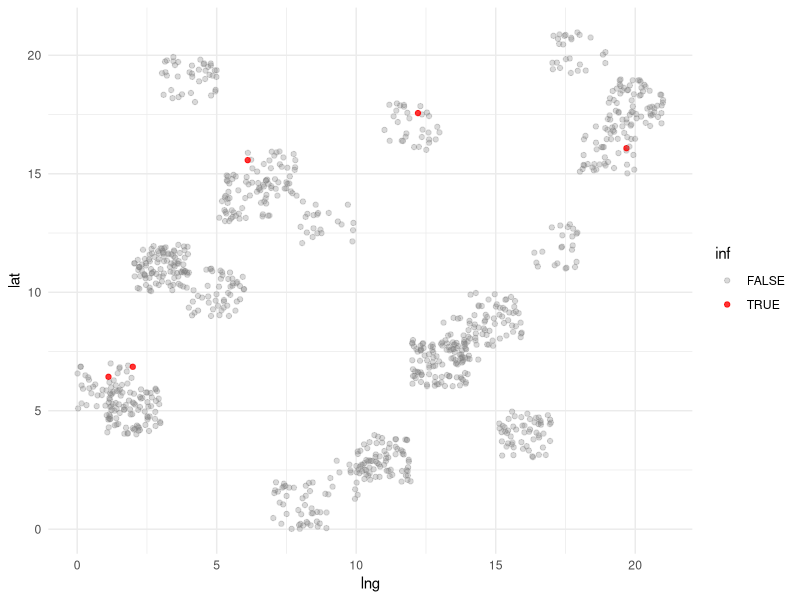
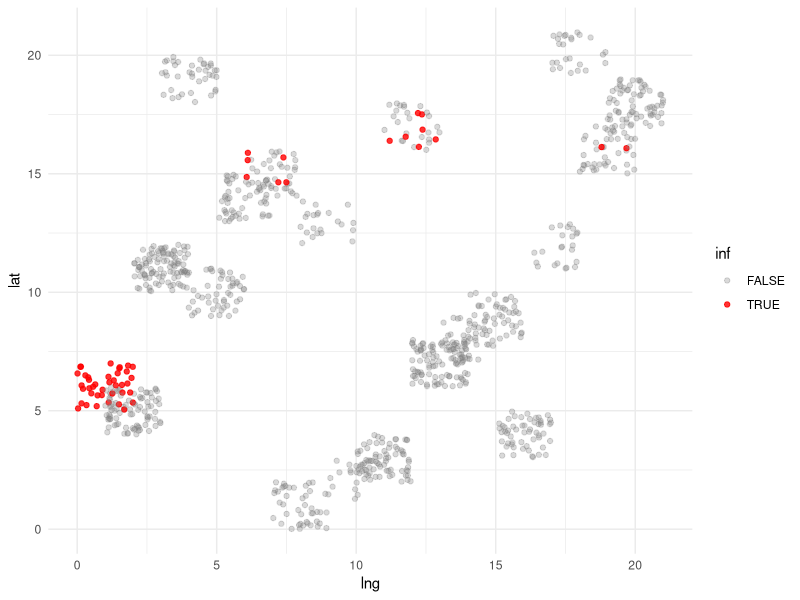

Write the R code that produced these figures, in order.
## ---- chunk 1

knitr::opts_chunk$set(echo = TRUE)
library(tidyverse)

## ---- chunk 2

createInfPFun<- function(modelCoefFact = 0.5,
                         modelCoef=list(fam = log(2),
                                        buil = log(1.5), 
                                        neib = log(1.25),
                                        p0 = log(10))){
      
      InfProb <- function(fam, buil, nei, p0){
            mapply(
                  FUN = function(famX,builX,neiX, p0X){
                        
                        l<- modelCoefFact*(famX * modelCoef$fam + 
                                   builX * modelCoef$buil + 
                                   neiX * modelCoef$neib + 
                                   p0X * modelCoef$p0 )
                        
                        
                        p<- 1/(1+exp(-l))
                        
                  },
                  fam,buil,nei,p0
            )
            
      }
      
      return(InfProb)
      
}

## ---- chunk 3

createSus <- function(N = 10000, pI = 0.005){
      
      nIni<- max(round(N*pI),1)
      nSus <- N
      inf <- sample(1:nSus, nIni)
      nFam <- ceiling(nSus/5)
      nBuil <- ceiling(nFam/2)
      nNei <- ceiling(nFam/10)
      
      nei <- tibble(nei = 1:nNei,
                    lng = sample(1:nNei,nNei), 
                    lat = sample(1:nNei,nNei))
      
      buil <- tibble(buil = 1:nBuil,
                     nei = sample(1:nNei, size = nBuil , replace = T))%>%
            left_join(nei,by = "nei")
      
      fam <- tibble(fam = 1:nFam,
                    buil = sample(1:nBuil, size = nFam , replace = T))%>%
            left_join(buil, by ="buil")
      
      sus <- tibble(sus = 1:nSus,
                    fam = sample(1:nFam, size = nSus, replace = T),
                    inf = sus %in% inf)%>%
            left_join(fam, by ="fam")%>%
            group_by(fam)%>%
            mutate(infFam = sum(inf))%>%
            ungroup()%>%
            group_by(buil)%>%
            mutate(infBuil =  sum(inf))%>%
            ungroup()%>%
            group_by(nei)%>%
            mutate(infNei =  sum(inf))%>%
            ungroup()%>%
            mutate(infP = InfProb (infFam,infBuil,infNei,nIni/nSus)) 
            
      return(sus)
}

## ---- chunk 4

set.seed(5)

#Se crea la función de probabilidad en el ambiente
InfProb<-createInfPFun()

#Se crea la población inicial y se calcula para cada individuo pj
sus<-createSus(N = 1000, pI = 0.005)

#La tabla de la primera iteración podría verse así
head(sus, 5)

## ---- chunk 5

set.seed(0)
sus%>%
    ggplot()+
    geom_jitter(aes(lng,lat,col = inf, alpha= inf), width = 1, height = 1,)+
    scale_color_manual(values= c("grey50","red"))+
    scale_alpha_manual(values =c(0.3,0.80))+
    theme_minimal()

## ---- chunk 6

nextIter<-function(sus, threshold, p0){
   
      sus<-sus%>%
            mutate(infP = InfProb (infFam,infBuil,infNei,p0),
                   inf = inf | infP > (threshold+runif(1,-0.05,+0.05)),
            ) %>%
            group_by(fam)%>%
            mutate(infFam = sum(inf))%>%
            ungroup()%>%
            group_by(buil)%>%
            mutate(infBuil =  sum(inf))%>%
            ungroup()%>%
            group_by(nei)%>%
            mutate(infNei =  sum(inf))%>%
            ungroup()
      
      return(sus)
      
}

## ---- chunk 7


p0<- sum(sus$inf) / nrow(sus)
sus<- nextIter(sus, threshold = 0.70, p0 = p0)
p0<- sum(sus$inf) / nrow(sus)
sus<- nextIter(sus, threshold = 0.70, p0 = p0)
p0<- sum(sus$inf) / nrow(sus)
sus<- nextIter(sus, threshold = 0.70, p0 = p0)
p0<- sum(sus$inf) / nrow(sus)
sus<- nextIter(sus, threshold = 0.70, p0 = p0)
p0<- sum(sus$inf) / nrow(sus)
p0

## ---- chunk 8

set.seed(0)
sus%>%
    ggplot()+
    geom_jitter(aes(lng,lat,col = inf, alpha= inf), width = 1, height = 1,)+
    scale_color_manual(values= c("grey50","red"))+
    scale_alpha_manual(values =c(0.3,0.80))+
    theme_minimal()

